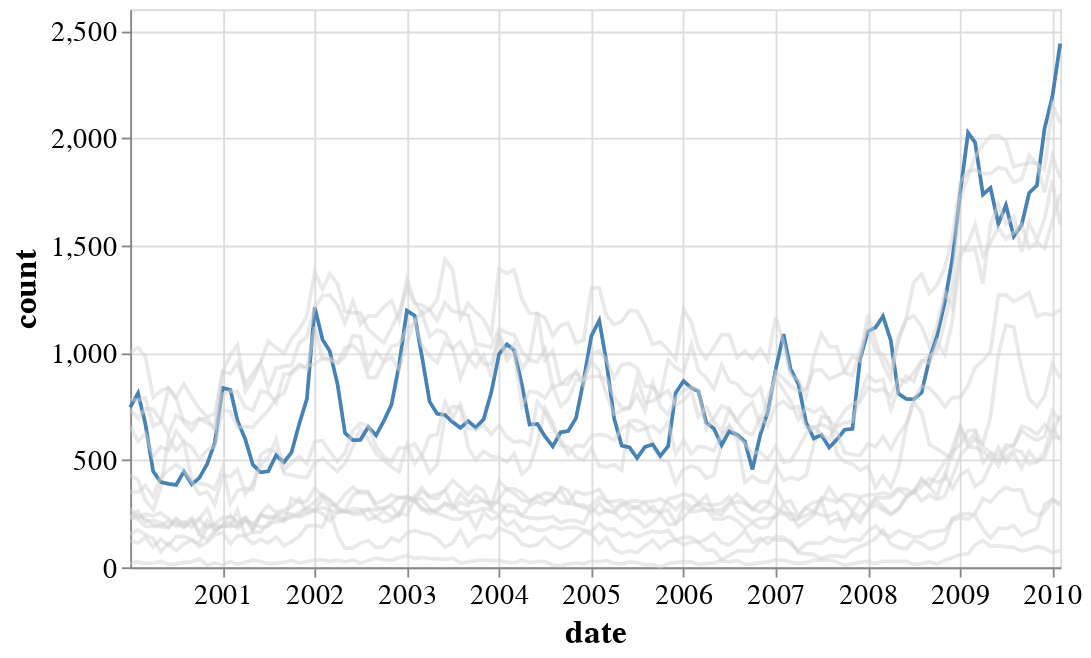

The notebook cell saved with this chart:
### Markdown cell above
## ドロップダウンによるハイライト
Altair ではドロップダウンで選択した項目のみをハイライトさせることができます。

### Code cell
series_dropdown = alt.binding_select(options=sorted(set(df["series"])))
series_selection = alt.selection_single(
    fields=["series"], bind=series_dropdown, name="_", init={"series": "Construction"}
)

line_chart = (
    alt.Chart(df)
    .mark_line()
    .encode(
        x=alt.X(field="date",type="temporal"),
        y=alt.Y(field="count",type="quantitative"),
        detail=alt.Detail(field="series",type="nominal"),
        color=alt.condition(
            predicate=series_selection,
            if_true=alt.value("steelblue"),
            if_false=alt.value("lightgray"),
        ),
        opacity=alt.condition(
            predicate=series_selection,
            if_true=alt.value(1),
            if_false=alt.value(0.5),
        ),
    )
)
line_chart.add_selection(series_selection)

### Figure 1 — Vega-Lite specification as saved in the notebook (floating-point values rounded to 4 significant figures; data arrays with more than 128 entries replaced by an {"elided": "..."} marker saying what was removed)
{"config": {"axis": {"ticks": true, "grid": true, "labelFont": "Yu Gothic UI", "labelFontSize": 15, "labelAngle": 0, "titleFont": "Yu Gothic UI", "titleFontSize": 18}, "legend": {"labelFont": "Yu Gothic UI", "labelFontSize": 15, "labelAngle": 0, "titleFont": "Yu Gothic UI", "titleFontSize": 18, "titleAngle": 0}, "header": {"labelFont": "Yu Gothic UI", "labelFontSize": 20, "labelAngle": 0, "titleFont": "Yu Gothic UI", "titleFontSize": 25, "titleAngle": 0}, "mark": {"font": "Yu Gothic UI"}, "title": {"font": "Yu Gothic UI", "subtitleFont": "Yu Gothic UI"}, "view": {"width": 500, "height": 300}, "background": "white"}, "data": {"name": "data-c25bb961289d2202c0959d9fcb4178b9"}, "mark": "line", "encoding": {"color": {"condition": {"value": "steelblue", "selection": "_"}, "value": "lightgray"}, "detail": {"field": "series", "type": "nominal"}, "opacity": {"condition": {"value": 1, "selection": "_"}, "value": 0.5}, "x": {"field": "date", "type": "temporal"}, "y": {"field": "count", "type": "quantitative"}}, "selection": {"_": {"type": "single", "fields": ["series"], "bind": {"input": "select", "options": ["Agriculture", "Business services", "Construction", "Education and Health", "Finance", "Government", "Information", "Leisure and hospitality", "Manufacturing", "Mining and Extraction", "Other", "Self-employed", "Transportation and Utilities", "Wholesale and Retail Trade"]}, "init": {"series": "Construction"}}}, "$schema": "https://vega.github.io/schema/vega-lite/v4.17.0.json", "datasets": {"data-c25bb961289d2202c0959d9fcb4178b9": {"elided": "1708 records"}}}
